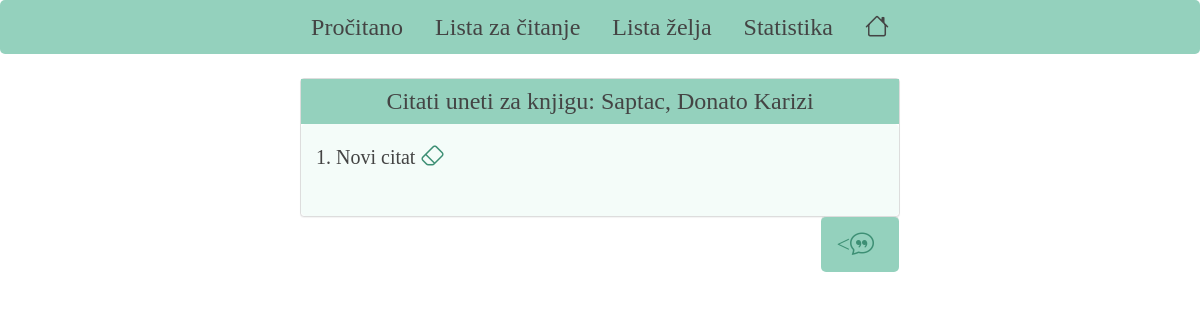
/bookwormApp/vidiCitate/64 (signed in), run on the app's committed database.
### bookwormApp/models.py (models this page shows, shortened)
class Knjiga(models.Model):
    naslov = models.CharField(max_length=200)
    autor = models.CharField(max_length=200)
    zanr = models.ManyToManyField(Zanr)
    mesec = models.CharField(max_length=12, choices=MESECI, null=True, blank=True)
    ocena = models.DecimalField(blank=True, choices=OCENE, null = True, max_digits=30, decimal_places=1)
    procitano = models.BooleanField(default=False)
    kupljeno = models.BooleanField(default=False)
    korisnik = models.ForeignKey(
        CustomUser, on_delete=models.CASCADE, null=True, blank=True)

class Citat(models.Model):
    nazivKnjige = models.ForeignKey(Knjiga, on_delete=models.CASCADE, null=True, blank=True)
    tekst = models.CharField(max_length=600)

### bookwormApp/views.py (the view)
# urls.py: path('vidiCitate/<int:id>', views.vidiCitate, name="vidiCitate"),
def vidiCitate(request, id):
    if request.user.is_authenticated:
        knjiga = get_object_or_404(Knjiga, pk=id)
        citati = Citat.objects.all()
        citati = citati.filter(nazivKnjige=knjiga)
        context = {"citati": citati, "knjiga": knjiga}
        return render(request, 'knjige/vidiCitate.html', context)
    else:
        return HttpResponseRedirect(reverse('procitaneKnjige'))

### templates/knjige/vidiCitate.html (shortened to what this page needs)
{% extends 'base.html' %}
{% block content %}
<div id="dodajKnjiguPanel" class="panel panel-default">
  <div class="panel-header">
    Citati uneti za knjigu: {{ knjiga.naslov }}, {{ knjiga.autor }}
  </div>
  <div class="panel-body">
    <div id="pb">
      {% if citati %}
      {% for c in citati %}
       {{ forloop.counter }}.
        {{ c.tekst }} <a id="eraser" href="{% url 'obrisiCitat' c.id %}" data-mdb-toggle="tooltip" title="Obriši">
          <i class="bi-eraser"></i></a>
<br><br>
        {% endfor %}
    {% else %}
      <p> Nema citata </p>
      {% endif %}
      </div>
  </div>
  <div class="panel-footer">
    <a id="quote" href="{% url 'dodajCitat' knjiga.id %}" data-mdb-toggle="tooltip" title="Dodaj citat"><<i class="bi-chat-quote"></i></a>
  </div>
</div>
{% endblock %}

### bookwormApp/static/style.css (style rules this page uses)
body { background: url('https://img.freepik.com/free-vector/colored-books-seamless-pattern-with-leaves-candle-coffee-hands-that-hold-books-reading-hand-drawn-illustration_296715-80.jpg?size=338&ext=jpg'); font-family: cursive; }
.panel { width: 50%; margin: auto; }
.panel-body { font-size: 20px; background-color: #f4fcf9; color: #444444; border-radius: 5px; text-align: center !important; }
.panel-footer { font-size: 18px; float: right; background-color: #94d1bd; color: #444444; border-radius: 5px; }
.panel-header { font-size: 24px; color: #444444; display: flex; justify-content: center; background-color: #94d1bd; padding: 5px; }
#pen, #quote, #eraser { font-size: 24px; color: #3d8f74; padding-right: 10px; }
#dodajKnjiguPanel { width: 50% !important; margin-top: 2%; }
#pb { float: left; text-align: justify; }

### data on the page
Knjiga: naslov "Saptac", autor "Donato Karizi"
Citat: tekst "Novi citat"
